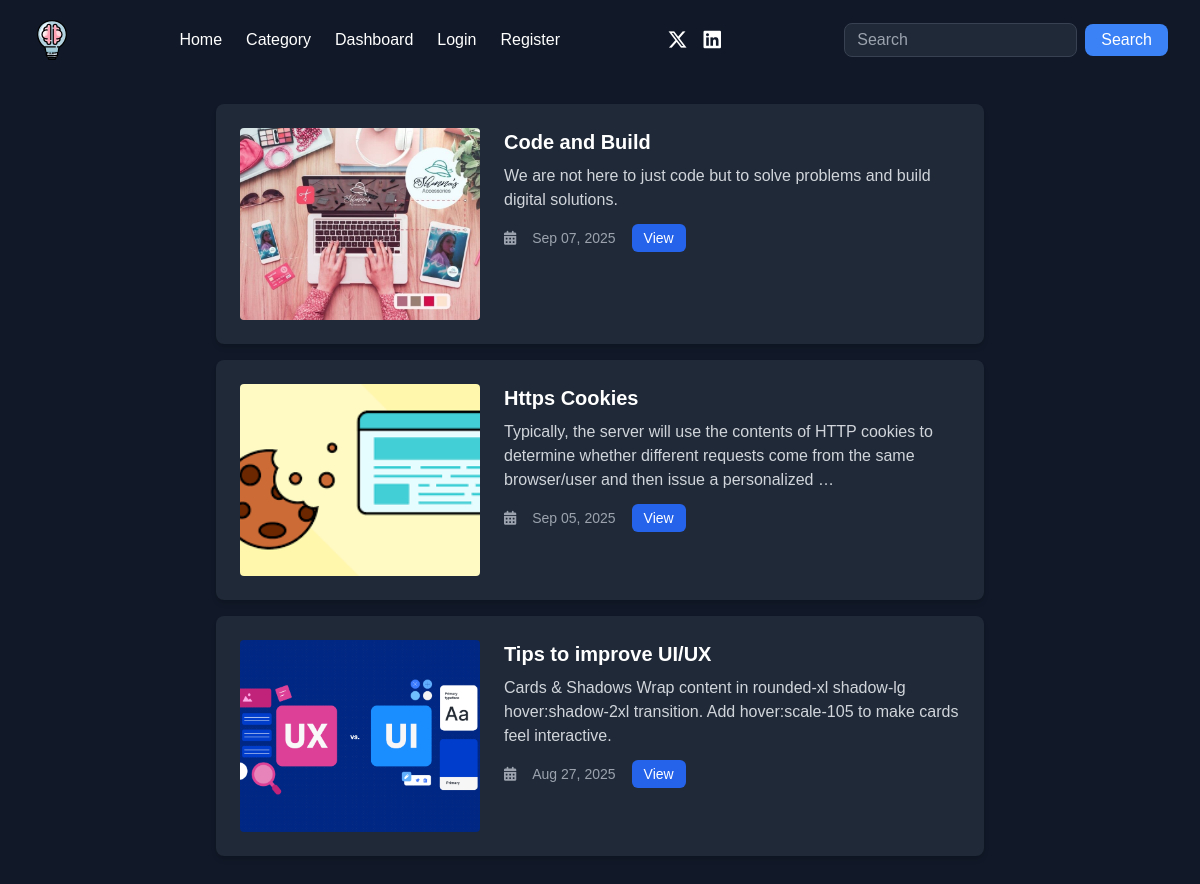
The app's page /catView/Developers Community with its own data.
### post/models.py (models this page shows, shortened)
class Catblog(models.Model):
    category = models.ForeignKey(Category, on_delete=models.CASCADE)
    slug=models.CharField(max_length=150,null=False,blank=False)
    title=models.CharField(max_length=150,null=False,blank=False)
    blog_image=models.ImageField(storage=MediaCloudinaryStorage(), upload_to=get_image_path,null=True,blank=True)
    small_description=models.CharField(max_length= 250,null=False,blank=False)
    descriptions=RichTextUploadingField(max_length=10000, null=False, blank=False)
    author = models.ForeignKey(User,on_delete=models.CASCADE)
    status=models.BooleanField(default=False,help_text="0=default,1=Trending")
    trending=models.BooleanField(default=False,help_text="0=default,1=Trending")
    tag=models.CharField(max_length=150,null=False,blank=False)
    meta_title=models.CharField(max_length=150,null=False,blank=False)
    meta_keywords=models.CharField(max_length=150,null=False,blank=False)
    created_at=models.DateTimeField(auto_now_add=True)
    class Meta:
        ordering = ('-created_at',)

### post/views.py (the view)
# urls.py: path('catView/<str:slug>', views.catView,name='catView'),
def catView(request,slug):
    category = get_object_or_404(Category, slug=slug, status=0)
    posts = Catblog.objects.filter(category=category)
    context = {
        'cat':category,
        'posts' : posts
    }
    return render(request,'catview.html',context)

### templates/catview.html
{% extends 'base.html' %}
{% load static %}
{% load tz %}
{% load crispy_forms_tags %}
{% block content %}
<div class="flex-1 p-6 bg-gray-900 min-h-screen transition-colors duration-300">
  <div class="flex flex-col md:flex-row gap-8 justify-center">
    <div class="w-full max-w-3xl mx-auto">
      {% for c in posts %}
      <div class="bg-gray-800 p-6 rounded-lg shadow-md mb-4">
      <div class="flex flex-col md:flex-row ">
       <div class="md:w-1/3 h-48 bg-cover bg-center rounded overflow-hidden">
  <a href="{% url 'blog_view' c.category.slug c.slug %}">
    {% if c.blog_image %}
      <img src="{{ c.blog_image.url }}" alt="{{ c.title }}"
           class="w-full h-full object-cover hover:scale-105 transition-transform duration-300" />
    {% else %}
      <div class="w-full h-full flex items-center justify-center bg-gray-700 text-gray-300 font-semibold text-center">
        No image uploaded
      </div>
    {% endif %}
  </a>
</div>
        <div class="md:w-2/3 md:pl-6 mt-4 md:mt-0">
          <h3 class="text-xl font-bold mb-2 text-white">{{ c.title }}</h3>
          <p class="text-gray-300">{{ c.descriptions|truncatewords:25|safe }}</p>
          <div class="text-gray-400 mt-3 flex items-center space-x-4 text-sm">
            <i class="fas fa-calendar-alt"></i>
            <span>{{ c.created_at|date:"M d, Y" }}</span>
            <a href="{% url 'blog_view' c.category.slug c.slug %}"
               class="px-3 py-1 bg-blue-600 hover:bg-blue-700 text-white rounded-md text-sm transition">
              View
            </a>
          </div>
        </div>
      </div>
    </div>
      {% endfor %}
    </div>
  </div>
</div>
{% endblock %}

### templates/base.html (style rules this page uses)
body { font-family: 'Poppins', sans-serif; }

### records on screen
Catblog: blog_image (picture), title "Code and Build", descriptions "We are not here to just code but to solve problems and build digital solutions.", created_at "Sep 07, 2025"
Catblog: blog_image (picture), title "Https Cookies", descriptions "Typically, the server will use the contents of HTTP cookies to determine whether different requests come from the same browser/user and then issue a personalized …", created_at "Sep 05, 2025"
Catblog: blog_image (picture), title "Tips to improve UI/UX", descriptions "Cards & Shadows Wrap content in rounded-xl shadow-lg hover:shadow-2xl transition. Add hover:scale-105 to make cards feel interactive.", created_at "Aug 27, 2025"
